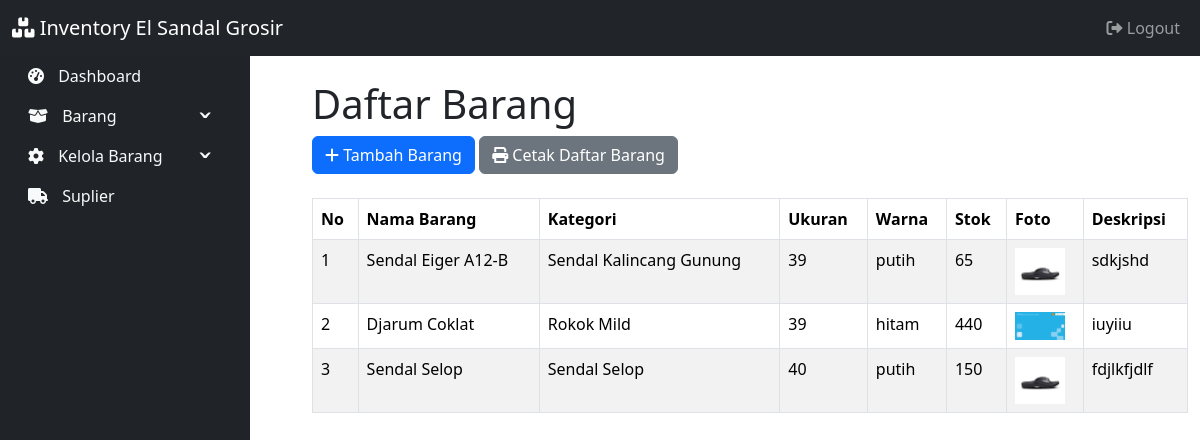
The page /halaman/barang.php (signed in) on the database its author committed.
### tables this page shows
CREATE TABLE `barang` (
  `id` int(11) NOT NULL,
  `nama` varchar(255) NOT NULL,
  `kategori_id` int(11) NOT NULL,
  `ukuran_id` int(11) NOT NULL,
  `warna_id` int(11) NOT NULL,
  `stok` int(11) NOT NULL DEFAULT 0,
  `foto` varchar(255) DEFAULT NULL,
  `deskripsi` text DEFAULT NULL
);

CREATE TABLE `kategori` (
  `id` int(11) NOT NULL,
  `nama_kategori` varchar(255) NOT NULL
);

CREATE TABLE `ukuran` (
  `id` int(11) NOT NULL,
  `nama_ukuran` varchar(50) NOT NULL
);

CREATE TABLE `warna` (
  `id` int(11) NOT NULL,
  `nama_warna` varchar(255) NOT NULL
);

### halaman/barang.php (the view, shortened to what this page needs)
<?php
include '../koneksi/koneksi.php';
$queryBarang = "
    SELECT
        b.id,
        b.nama,
        k.nama_kategori,
        u.nama_ukuran,
        w.nama_warna,
        b.stok,
        b.foto,
        b.deskripsi
    FROM
        barang b
    JOIN
        kategori k ON b.kategori_id = k.id
    JOIN
        ukuran u ON b.ukuran_id = u.id
    JOIN
        warna w ON b.warna_id = w.id
";
$resultBarang = $koneksi->query($queryBarang);
?>
<!DOCTYPE html>
<html lang="en">
<head>
    <link href="https://cdn.jsdelivr.net/npm/bootstrap@5.3.1/dist/css/bootstrap.min.css" rel="stylesheet">
    <link rel="stylesheet" href="https://cdnjs.cloudflare.com/ajax/libs/font-awesome/6.0.0-beta3/css/all.min.css">
</head>
<body>
    <?php include '../komponen/navbar.php'; ?>
    <div class="container-fluid">
        <div class="row">
            <?php include '../komponen/sidebar.php'; ?>
            <div class="col-md-9 offset-md-3 mt-4">
                <h1>Daftar Barang</h1>
                <a href="tambah_barang.php" class="btn btn-primary btn-tambah">
                    <i class="fas fa-plus"></i> Tambah Barang
                </a>
                <a href="../fungsi/cetak_semua_barang.php" class="btn btn-secondary btn-tambah" target="_blank">
                    <i class="fas fa-print"></i> Cetak Daftar Barang
                </a>
                <table class="table table-striped table-bordered mt-2">
                    <thead>
                        <tr>
                            <th>No</th>
                            <th>Nama Barang</th>
                            <th>Kategori</th>
                            <th>Ukuran</th>
                            <th>Warna</th>
                            <th>Stok</th>
                            <th>Foto</th>
                            <th>Deskripsi</th>
                        </tr>
                    </thead>
                    <tbody>
                        <?php
                        $no = 1;
                        while ($row = $resultBarang->fetch_assoc()) {
                            echo "<tr>";
                            echo "<td>" . $no++ . "</td>";
                            echo "<td>" . $row['nama'] . "</td>";
                            echo "<td>" . $row['nama_kategori'] . "</td>";
                            echo "<td>" . $row['nama_ukuran'] . "</td>";
                            echo "<td>" . $row['nama_warna'] . "</td>";
                            echo "<td>" . $row['stok'] . "</td>";
                            echo "<td>";
                            if (!empty($row['foto'])) {
                                echo '<img src="../gambar_barang/' . $row['foto'] . '" alt="Foto Barang" style="width: 50px; height: auto;">';
                            } else {
                                echo "Tidak ada foto";
                            }
                            echo "</td>";
                            echo "<td>" . $row['deskripsi'] . "</td>";
                            echo "</tr>";
                        }
                        ?>
                    </tbody>
                </table>
            </div>
        </div>
    </div>
</body>
</html>

### halaman/barang.php (style rules this page uses)
.btn-tambah { margin-bottom: 1rem; }

### rows shown on the page
barang: nama "Sendal Eiger A12-B", kategori.nama_kategori "Sendal Kalincang Gunung", ukuran.nama_ukuran "39", warna.nama_warna "putih", stok "65", foto (picture), deskripsi "sdkjshd"
barang: nama "Djarum Coklat", kategori.nama_kategori "Rokok Mild", ukuran.nama_ukuran "39", warna.nama_warna "hitam", stok "440", foto (picture), deskripsi "iuyiiu"
barang: nama "Sendal Selop", kategori.nama_kategori "Sendal Selop", ukuran.nama_ukuran "40", warna.nama_warna "putih", stok "150", foto (picture), deskripsi "fdjlkfjdlf"
